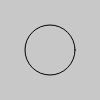
Frame 1 (no input)
Frame 60 (no input): identical to frame 1, image omitted
Frame 120 (the mouse pressed at the canvas centre since frame 60): identical to frame 1, image omitted

The p5.js sketch that drew this single still picture (run headless with seeded random() and noise() and a simulated clock; from frame 60 on, the mouse is pressed at the canvas centre):

// p5.js sketch
// ── sketch.js
let a_move = 0;
let x_pos = 50;

function setup() {
  createCanvas(100, 100)
  createCheckbox('move').changed(function() {
    a_move = this.checked();
  });
  createCheckbox('fill').changed(function() {
    if (this.checked()) {
      fill(0);
    } else {
      noFill();
    }
  });
  noFill();
}

function draw() {
  background(200);
  ellipse(x_pos, 50, 50, 50);
  if (a_move) {
    x_pos = (x_pos + 1) % width;
  }
}

// https://editor.p5js.org/jht1493/sketches/vP21lJkf6
// p5 checkbox inline two

// https://editor.p5js.org/jht1493/sketches/Tv4_-7Qiq
// https://p5js.org/reference/#/p5/changed
